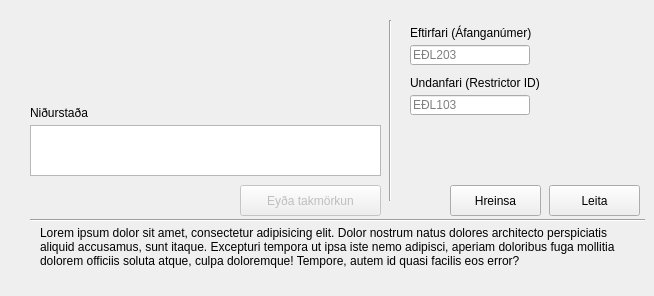
      <widget class="QWidget" name="restrictorsTabDelete">
       <attribute name="title">
        <string>Takmarka</string>
       </attribute>
       <widget class="QPushButton" name="pushButton_17">
        <property name="enabled">
         <bool>false</bool>
        </property>
        <property name="geometry">
         <rect>
          <x>240</x>
          <y>185</y>
          <width>141</width>
          <height>31</height>
         </rect>
        </property>
        <property name="sizePolicy">
         <sizepolicy hsizetype="Minimum" vsizetype="Fixed">
          <horstretch>0</horstretch>
          <verstretch>0</verstretch>
         </sizepolicy>
        </property>
        <property name="layoutDirection">
         <enum>Qt::LeftToRight</enum>
        </property>
        <property name="autoFillBackground">
         <bool>false</bool>
        </property>
        <property name="text">
         <string>Eyða takmörkun</string>
        </property>
        <property name="autoDefault">
         <bool>false</bool>
        </property>
        <property name="default">
         <bool>true</bool>
        </property>
        <property name="flat">
         <bool>false</bool>
        </property>
       </widget>
       <widget class="Line" name="line_59">
        <property name="geometry">
         <rect>
          <x>380</x>
          <y>20</y>
          <width>20</width>
          <height>181</height>
         </rect>
        </property>
        <property name="orientation">
         <enum>Qt::Vertical</enum>
        </property>
       </widget>
       <widget class="QPushButton" name="pushButton_56">
        <property name="geometry">
         <rect>
          <x>450</x>
          <y>185</y>
          <width>91</width>
          <height>31</height>
         </rect>
        </property>
        <property name="text">
         <string>Hreinsa</string>
        </property>
       </widget>
       <widget class="QPushButton" name="pushButton_57">
        <property name="geometry">
         <rect>
          <x>549</x>
          <y>185</y>
          <width>91</width>
          <height>31</height>
         </rect>
        </property>
        <property name="text">
         <string>Leita</string>
        </property>
       </widget>
       <widget class="QTreeWidget" name="treeWidget_41">
        <property name="geometry">
         <rect>
          <x>30</x>
          <y>125</y>
          <width>351</width>
          <height>51</height>
         </rect>
        </property>
        <property name="alternatingRowColors">
         <bool>false</bool>
        </property>
        <property name="columnCount">
         <number>0</number>
        </property>
       </widget>
       <widget class="QLabel" name="label_144">
        <property name="geometry">
         <rect>
          <x>30</x>
          <y>100</y>
          <width>101</width>
          <height>20</height>
         </rect>
        </property>
        <property name="text">
         <string>Niðurstaða</string>
        </property>
        <property name="alignment">
         <set>Qt::AlignBottom|Qt::AlignLeading|Qt::AlignLeft</set>
        </property>
       </widget>
       <widget class="QLabel" name="label_180">
        <property name="geometry">
         <rect>
          <x>410</x>
          <y>70</y>
          <width>171</width>
          <height>20</height>
         </rect>
        </property>
        <property name="text">
         <string>Undanfari (Restrictor ID)</string>
        </property>
        <property name="alignment">
         <set>Qt::AlignBottom|Qt::AlignLeading|Qt::AlignLeft</set>
        </property>
       </widget>
       <widget class="QLabel" name="label_186">
        <property name="geometry">
         <rect>
          <x>410</x>
          <y>20</y>
          <width>151</width>
          <height>20</height>
         </rect>
        </property>
        <property name="text">
         <string>Eftirfari (Áfanganúmer)</string>
        </property>
        <property name="alignment">
         <set>Qt::AlignBottom|Qt::AlignLeading|Qt::AlignLeft</set>
        </property>
       </widget>
       <widget class="QLineEdit" name="lineEdit_63">
        <property name="geometry">
         <rect>
          <x>410</x>
          <y>95</y>
          <width>120</width>
          <height>20</height>
         </rect>
        </property>
        <property name="inputMask">
         <string/>
        </property>
        <property name="text">
         <string/>
        </property>
        <property name="maxLength">
         <number>11</number>
        </property>
        <property name="placeholderText">
         <string>EÐL103</string>
        </property>
       </widget>
       <widget class="QLineEdit" name="lineEdit_69">
        <property name="geometry">
         <rect>
          <x>410</x>
          <y>45</y>
          <width>120</width>
          <height>20</height>
         </rect>
        </property>
        <property name="inputMask">
         <string/>
        </property>
        <property name="text">
         <string/>
        </property>
        <property name="maxLength">
         <number>11</number>
        </property>
        <property name="placeholderText">
         <string>EÐL203</string>
        </property>
       </widget>
       <widget class="Line" name="line_67">
        <property name="geometry">
         <rect>
          <x>30</x>
          <y>210</y>
          <width>615</width>
          <height>20</height>
         </rect>
        </property>
        <property name="orientation">
         <enum>Qt::Horizontal</enum>
        </property>
       </widget>
       <widget class="QLabel" name="label_192">
        <property name="geometry">
         <rect>
          <x>40</x>
          <y>226</y>
          <width>591</width>
          <height>61</height>
         </rect>
        </property>
        <property name="text">
         <string>Lorem ipsum dolor sit amet, consectetur adipisicing elit. Dolor nostrum natus dolores architecto perspiciatis aliquid accusamus, sunt itaque. Excepturi tempora ut ipsa iste nemo adipisci, aperiam doloribus fuga mollitia dolorem officiis soluta atque, culpa doloremque! Tempore, autem id quasi facilis eos error?</string>
        </property>
        <property name="textFormat">
         <enum>Qt::AutoText</enum>
        </property>
        <property name="scaledContents">
         <bool>false</bool>
        </property>
        <property name="alignment">
         <set>Qt::AlignLeading|Qt::AlignLeft|Qt::AlignTop</set>
        </property>
        <property name="wordWrap">
         <bool>true</bool>
        </property>
       </widget>
      </widget>
